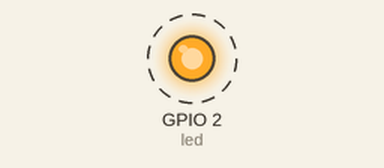
This program was run on a simulated ESP32 board running MicroPython. On the bench: output pins drawn as LEDs (lit = HIGH). Dashed ring = blinking. What the program prints to the serial console is not drawn.

Above: at 0.2 s.
Timing chart, 0 to 3.0 s (numbered marks = the images above):
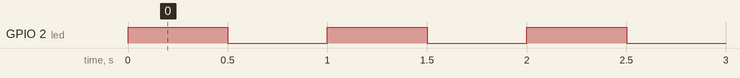

The program:

main.py
```python
# MicroPython starter: blinking LED and serial print
from machine import Pin
from time import sleep

led = Pin(2, Pin.OUT)

while True:
    led.value(1)
    print("heartbeat:on")
    sleep(0.5)
    led.value(0)
    print("heartbeat:off")
    sleep(0.5)
```

Measured:
- by itself, GPIO 2 (led): alternates HIGH for 0.50 s and LOW for 0.50 s
